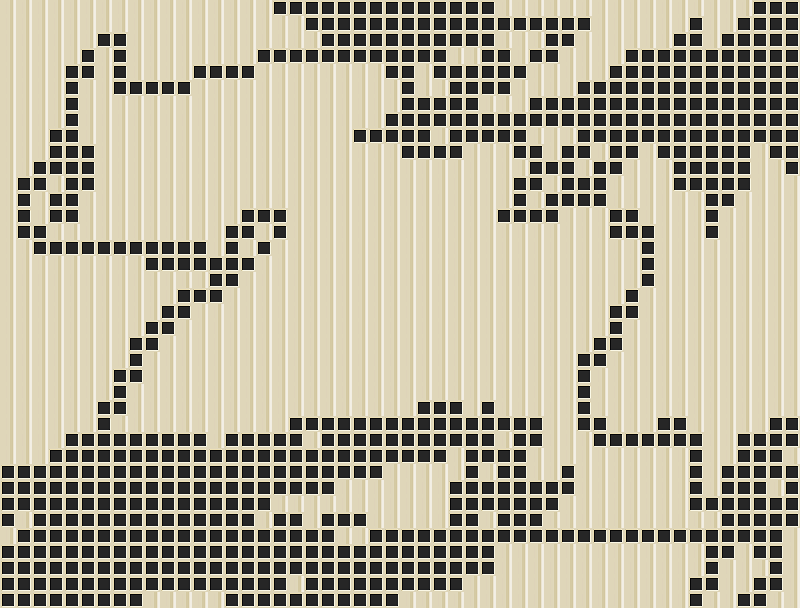

Below is a game level as drawn by its tile map, then a one-line description and the .tmx file that defines it, in full:
An orthogonal 50x38 tile map with 16x16 px tiles, 1 tile layer (Warstwa Kafelków 1).

<map version="1.10" tiledversion="1.11.2" orientation="orthogonal" renderorder="right-down" width="50" height="38" tilewidth="16" tileheight="16" infinite="0" nextlayerid="2" nextobjectid="1">
 <tileset firstgid="1" name="buildings_sand" tilewidth="16" tileheight="16" tilecount="24" columns="0">
  <grid orientation="orthogonal" width="1" height="1" />
  <tile id="0">
   <image source="../assets/tiles/buildings_sand/building_15.png" width="16" height="16" />
  </tile>
  <tile id="1">
   <image source="../assets/tiles/buildings_sand/building_16.png" width="16" height="16" />
  </tile>
  <tile id="2">
   <image source="../assets/tiles/buildings_sand/building_17.png" width="16" height="16" />
  </tile>
  <tile id="3">
   <image source="../assets/tiles/buildings_sand/building_19.png" width="16" height="16" />
  </tile>
  <tile id="4">
   <image source="../assets/tiles/buildings_sand/building_20.png" width="16" height="16" />
  </tile>
  <tile id="5">
   <image source="../assets/tiles/buildings_sand/modular_home_0.png" width="16" height="16" />
  </tile>
  <tile id="6">
   <image source="../assets/tiles/buildings_sand/modular_home_1.png" width="16" height="16" />
  </tile>
  <tile id="7">
   <image source="../assets/tiles/buildings_sand/modular_home_2.png" width="16" height="16" />
  </tile>
  <tile id="8">
   <image source="../assets/tiles/buildings_sand/modular_home_3.png" width="16" height="16" />
  </tile>
  <tile id="9">
   <image source="../assets/tiles/buildings_sand/modular_home_4.png" width="16" height="16" />
  </tile>
  <tile id="10">
   <image source="../assets/tiles/buildings_sand/modular_home_5.png" width="16" height="16" />
  </tile>
  <tile id="11">
   <image source="../assets/tiles/buildings_sand/modular_home_6.png" width="16" height="16" />
  </tile>
  <tile id="12">
   <image source="../assets/tiles/buildings_sand/sprite_18 1.png" width="16" height="16" />
  </tile>
  <tile id="13">
   <image source="../assets/tiles/buildings_sand/sprite_19 1.png" width="16" height="16" />
  </tile>
  <tile id="14">
   <image source="../assets/tiles/buildings_sand/sprite_20 1.png" width="16" height="16" />
  </tile>
  <tile id="15">
   <image source="../assets/tiles/buildings_sand/building_07.png" width="16" height="16" />
  </tile>
  <tile id="16">
   <image source="../assets/tiles/buildings_sand/building_08.png" width="16" height="16" />
  </tile>
  <tile id="17">
   <image source="../assets/tiles/buildings_sand/building_09.png" width="16" height="16" />
  </tile>
  <tile id="18">
   <image source="../assets/tiles/buildings_sand/building_09-1.png" width="16" height="16" />
  </tile>
  <tile id="19">
   <image source="../assets/tiles/buildings_sand/building_10.png" width="16" height="16" />
  </tile>
  <tile id="20">
   <image source="../assets/tiles/buildings_sand/building_10-1.png" width="16" height="16" />
  </tile>
  <tile id="21">
   <image source="../assets/tiles/buildings_sand/building_11.png" width="16" height="16" />
  </tile>
  <tile id="22">
   <image source="../assets/tiles/buildings_sand/building_14.png" width="16" height="16" />
  </tile>
  <tile id="23">
   <image source="../assets/tiles/buildings_sand/building_14-1.png" width="16" height="16" />
  </tile>
 </tileset>
 <layer id="1" name="Warstwa Kafelków 1" width="50" height="38">
  <data encoding="csv">
1,1,1,1,1,1,1,1,1,1,1,1,1,1,1,1,1,6,6,6,6,6,6,6,6,6,6,6,6,6,6,1,1,1,1,1,1,1,1,1,1,1,1,1,1,1,1,6,6,6,
1,1,1,1,1,1,1,1,1,1,1,1,1,1,1,1,1,1,1,6,6,6,6,6,6,6,6,6,6,6,6,6,6,6,6,6,6,1,1,1,1,1,1,6,1,1,6,6,6,6,
1,1,1,1,1,1,6,6,1,1,1,1,1,1,1,1,1,1,1,1,6,6,6,6,6,6,6,6,6,6,6,1,1,1,6,6,1,1,1,1,1,1,6,6,1,6,6,6,6,6,
1,1,1,1,1,6,1,6,1,1,1,1,1,1,1,1,6,6,6,6,6,6,6,6,6,6,6,6,1,1,6,6,1,6,6,1,1,1,1,6,6,6,6,6,6,6,6,6,6,6,
1,1,1,1,6,6,1,6,1,1,1,1,6,6,6,6,1,1,1,1,1,1,1,1,6,6,1,6,6,6,6,6,6,1,1,1,1,1,6,6,6,6,6,6,6,6,6,6,6,6,
1,1,1,1,6,1,1,6,6,6,6,6,1,1,1,1,1,1,1,1,1,1,1,1,1,6,1,1,6,6,6,6,1,1,1,1,6,6,6,6,6,6,6,6,6,6,6,6,6,6,
1,1,1,1,6,1,1,1,1,1,1,1,1,1,1,1,1,1,1,1,1,1,1,1,1,6,6,6,6,6,1,1,1,6,6,6,6,6,6,6,6,6,6,6,6,6,6,6,6,6,
1,1,1,1,6,1,1,1,1,1,1,1,1,1,1,1,1,1,1,1,1,1,1,1,6,6,6,6,6,6,6,6,6,6,6,6,6,6,6,6,6,6,6,6,6,6,6,6,6,6,
1,1,1,6,6,1,1,1,1,1,1,1,1,1,1,1,1,1,1,1,1,1,6,6,6,6,6,1,6,6,6,6,6,1,1,1,6,6,6,6,6,6,6,6,6,6,6,6,6,6,
1,1,1,6,6,6,1,1,1,1,1,1,1,1,1,1,1,1,1,1,1,1,1,1,1,6,6,6,6,1,1,1,6,6,1,6,6,1,6,6,1,6,6,6,6,6,6,1,6,6,
1,1,6,6,6,6,1,1,1,1,1,1,1,1,1,1,1,1,1,1,1,1,1,1,1,1,1,1,1,1,1,1,1,6,6,6,1,6,6,1,1,1,6,6,6,6,6,1,1,6,
1,6,6,1,6,6,1,1,1,1,1,1,1,1,1,1,1,1,1,1,1,1,1,1,1,1,1,1,1,1,1,1,6,6,1,6,6,6,1,1,1,1,6,6,6,6,6,1,1,1,
1,6,1,6,6,1,1,1,1,1,1,1,1,1,1,1,1,1,1,1,1,1,1,1,1,1,1,1,1,1,1,1,6,1,6,6,6,6,1,1,1,1,1,1,6,6,1,1,1,1,
1,6,1,6,6,1,1,1,1,1,1,1,1,1,1,6,6,6,1,1,1,1,1,1,1,1,1,1,1,1,1,6,6,6,6,1,1,1,6,6,1,1,1,1,6,1,1,1,1,1,
1,6,6,1,1,1,1,1,1,1,1,1,1,1,6,6,1,6,1,1,1,1,1,1,1,1,1,1,1,1,1,1,1,1,1,1,1,1,6,6,6,1,1,1,6,1,1,1,1,1,
1,1,6,6,6,6,6,6,6,6,6,6,6,1,6,1,6,1,1,1,1,1,1,1,1,1,1,1,1,1,1,1,1,1,1,1,1,1,1,1,6,1,1,1,1,1,1,1,1,1,
1,1,1,1,1,1,1,1,1,6,6,6,6,6,6,6,1,1,1,1,1,1,1,1,1,1,1,1,1,1,1,1,1,1,1,1,1,1,1,1,6,1,1,1,1,1,1,1,1,1,
1,1,1,1,1,1,1,1,1,1,1,1,1,6,6,1,1,1,1,1,1,1,1,1,1,1,1,1,1,1,1,1,1,1,1,1,1,1,1,1,6,1,1,1,1,1,1,1,1,1,
1,1,1,1,1,1,1,1,1,1,1,6,6,6,1,1,1,1,1,1,1,1,1,1,1,1,1,1,1,1,1,1,1,1,1,1,1,1,1,6,1,1,1,1,1,1,1,1,1,1,
1,1,1,1,1,1,1,1,1,1,6,6,1,1,1,1,1,1,1,1,1,1,1,1,1,1,1,1,1,1,1,1,1,1,1,1,1,1,6,6,1,1,1,1,1,1,1,1,1,1,
1,1,1,1,1,1,1,1,1,6,6,1,1,1,1,1,1,1,1,1,1,1,1,1,1,1,1,1,1,1,1,1,1,1,1,1,1,1,6,1,1,1,1,1,1,1,1,1,1,1,
1,1,1,1,1,1,1,1,6,6,1,1,1,1,1,1,1,1,1,1,1,1,1,1,1,1,1,1,1,1,1,1,1,1,1,1,1,6,6,1,1,1,1,1,1,1,1,1,1,1,
1,1,1,1,1,1,1,1,6,1,1,1,1,1,1,1,1,1,1,1,1,1,1,1,1,1,1,1,1,1,1,1,1,1,1,1,6,6,1,1,1,1,1,1,1,1,1,1,1,1,
1,1,1,1,1,1,1,6,6,1,1,1,1,1,1,1,1,1,1,1,1,1,1,1,1,1,1,1,1,1,1,1,1,1,1,1,6,1,1,1,1,1,1,1,1,1,1,1,1,1,
1,1,1,1,1,1,1,6,1,1,1,1,1,1,1,1,1,1,1,1,1,1,1,1,1,1,1,1,1,1,1,1,1,1,1,1,6,1,1,1,1,1,1,1,1,1,1,1,1,1,
1,1,1,1,1,1,6,6,1,1,1,1,1,1,1,1,1,1,1,1,1,1,1,1,1,1,6,6,6,1,6,1,1,1,1,1,6,1,1,1,1,1,1,1,1,1,1,1,1,1,
1,1,1,1,1,1,6,1,1,1,1,1,1,1,1,1,1,1,6,6,6,6,6,6,6,6,6,6,6,6,6,6,6,6,1,1,6,6,1,1,1,6,6,1,1,1,1,1,6,6,
1,1,1,1,6,6,6,6,6,6,6,6,6,1,6,6,6,6,6,1,6,6,6,6,6,6,6,6,6,6,6,1,6,6,1,1,1,6,6,6,6,6,6,6,1,1,6,6,6,6,
1,1,1,6,6,6,6,6,6,6,6,6,6,6,6,6,6,6,6,6,6,6,6,6,6,6,6,6,1,6,6,6,6,1,1,1,1,1,1,1,1,1,1,6,1,1,6,6,6,1,
6,6,6,6,6,6,6,6,6,6,6,6,6,6,6,6,6,6,6,6,6,6,6,6,1,1,1,1,1,6,1,6,6,1,1,6,1,1,1,1,1,1,1,6,1,6,6,6,6,6,
6,6,6,6,6,6,6,6,6,6,6,6,6,6,6,6,6,6,6,6,6,1,1,1,1,1,1,1,6,6,6,6,6,6,6,6,1,1,1,1,1,1,1,6,1,6,6,6,1,6,
6,6,6,6,6,6,6,6,6,6,6,6,6,6,6,6,6,1,1,1,1,1,1,1,1,1,1,1,6,6,6,6,6,6,6,1,1,1,1,1,1,1,1,6,6,6,6,6,6,6,
6,1,6,6,6,6,6,6,6,6,6,6,6,6,6,6,1,6,6,1,6,6,6,1,1,1,1,1,6,6,1,6,6,6,1,1,1,1,1,1,1,1,1,1,1,6,6,6,6,6,
1,6,6,6,6,6,6,6,6,6,6,6,6,6,6,6,6,6,6,6,6,1,1,6,6,6,6,6,6,6,6,6,6,6,6,6,6,6,6,6,6,6,6,6,6,6,6,6,6,1,
6,6,6,6,6,6,6,6,6,6,6,6,6,6,6,6,6,6,6,6,6,6,6,6,6,6,6,6,6,6,6,1,1,1,1,1,1,1,1,1,1,1,1,1,6,6,1,6,6,1,
6,6,6,6,6,6,6,6,6,6,6,6,6,6,6,6,6,6,6,6,6,6,6,6,6,6,6,6,6,6,6,1,1,1,1,1,1,1,1,1,1,1,1,1,6,1,1,1,6,1,
6,6,6,6,6,6,6,6,6,6,6,6,6,6,6,6,6,6,1,6,6,6,6,6,6,6,6,6,6,1,1,1,1,1,1,1,1,1,1,1,1,1,1,6,6,1,1,6,6,1,
6,6,6,6,6,6,6,6,6,1,1,1,1,1,6,6,6,6,6,6,6,6,6,6,6,1,1,1,1,1,1,1,1,1,1,1,1,1,1,1,1,1,1,6,1,1,6,6,1,1
</data>
 </layer>
</map>